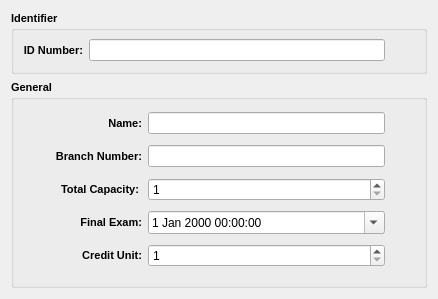
<?xml version="1.0" encoding="UTF-8"?>
<ui version="4.0">
 <class>LessonEdit</class>
 <widget class="QWidget" name="LessonEdit">
  <property name="geometry">
   <rect>
    <x>0</x>
    <y>0</y>
    <width>438</width>
    <height>299</height>
   </rect>
  </property>
  <property name="font">
   <font>
    <pointsize>8</pointsize>
   </font>
  </property>
  <property name="windowTitle">
   <string>Form</string>
  </property>
  <layout class="QVBoxLayout" name="mainLayout">
   <item>
    <widget class="QGroupBox" name="identifierLayout">
     <property name="font">
      <font>
       <pointsize>8</pointsize>
       <bold>true</bold>
      </font>
     </property>
     <property name="title">
      <string>Identifier</string>
     </property>
     <layout class="QGridLayout" name="gridLayout_2">
      <item row="0" column="0">
       <widget class="QLabel" name="identifierLabel">
        <property name="text">
         <string>ID Number:</string>
        </property>
        <property name="alignment">
         <set>Qt::AlignmentFlag::AlignRight|Qt::AlignmentFlag::AlignTrailing|Qt::AlignmentFlag::AlignVCenter</set>
        </property>
        <property name="buddy">
         <cstring>identifierEdit</cstring>
        </property>
       </widget>
      </item>
      <item row="0" column="1">
       <widget class="QLineEdit" name="identifierEdit">
        <property name="font">
         <font>
          <pointsize>9</pointsize>
          <bold>false</bold>
         </font>
        </property>
       </widget>
      </item>
      <item row="0" column="2">
       <widget class="QToolButton" name="identifierResetButton">
        <property name="toolTip">
         <string>Reset ID Number</string>
        </property>
        <property name="text">
         <string/>
        </property>
        <property name="icon">
         <iconset resource="../../../resources/main.qrc">
          <normaloff>:/root/dialogs/reset.ico</normaloff>:/root/dialogs/reset.ico</iconset>
        </property>
        <property name="autoRaise">
         <bool>true</bool>
        </property>
       </widget>
      </item>
     </layout>
    </widget>
   </item>
   <item>
    <widget class="QGroupBox" name="generalLayout">
     <property name="sizePolicy">
      <sizepolicy hsizetype="MinimumExpanding" vsizetype="MinimumExpanding">
       <horstretch>0</horstretch>
       <verstretch>0</verstretch>
      </sizepolicy>
     </property>
     <property name="font">
      <font>
       <pointsize>8</pointsize>
       <bold>true</bold>
      </font>
     </property>
     <property name="title">
      <string>General</string>
     </property>
     <layout class="QGridLayout" name="gridLayout">
      <item row="3" column="0">
       <widget class="QLabel" name="finalExamLabel">
        <property name="text">
         <string>Final Exam:</string>
        </property>
        <property name="alignment">
         <set>Qt::AlignmentFlag::AlignRight|Qt::AlignmentFlag::AlignTrailing|Qt::AlignmentFlag::AlignVCenter</set>
        </property>
        <property name="buddy">
         <cstring>finalExamEdit</cstring>
        </property>
       </widget>
      </item>
      <item row="4" column="0">
       <widget class="QLabel" name="creditUnitLabel">
        <property name="text">
         <string>Credit Unit:</string>
        </property>
        <property name="alignment">
         <set>Qt::AlignmentFlag::AlignRight|Qt::AlignmentFlag::AlignTrailing|Qt::AlignmentFlag::AlignVCenter</set>
        </property>
        <property name="buddy">
         <cstring>creditUnitEdit</cstring>
        </property>
       </widget>
      </item>
      <item row="0" column="3" colspan="2">
       <widget class="QLineEdit" name="nameEdit">
        <property name="font">
         <font>
          <pointsize>9</pointsize>
          <bold>false</bold>
         </font>
        </property>
       </widget>
      </item>
      <item row="3" column="5">
       <widget class="QToolButton" name="finalExamResetButton">
        <property name="toolTip">
         <string>Reset Final Exam</string>
        </property>
        <property name="text">
         <string/>
        </property>
        <property name="icon">
         <iconset resource="../../../resources/main.qrc">
          <normaloff>:/root/dialogs/reset.ico</normaloff>:/root/dialogs/reset.ico</iconset>
        </property>
        <property name="autoRaise">
         <bool>true</bool>
        </property>
       </widget>
      </item>
      <item row="0" column="5">
       <widget class="QToolButton" name="nameResetButton">
        <property name="toolTip">
         <string>Reset Name</string>
        </property>
        <property name="text">
         <string/>
        </property>
        <property name="icon">
         <iconset resource="../../../resources/main.qrc">
          <normaloff>:/root/dialogs/reset.ico</normaloff>:/root/dialogs/reset.ico</iconset>
        </property>
        <property name="autoRaise">
         <bool>true</bool>
        </property>
       </widget>
      </item>
      <item row="1" column="0">
       <widget class="QLabel" name="branchNumberLabel">
        <property name="text">
         <string>Branch Number:</string>
        </property>
        <property name="alignment">
         <set>Qt::AlignmentFlag::AlignRight|Qt::AlignmentFlag::AlignTrailing|Qt::AlignmentFlag::AlignVCenter</set>
        </property>
        <property name="buddy">
         <cstring>branchNumberEdit</cstring>
        </property>
       </widget>
      </item>
      <item row="1" column="3" colspan="2">
       <widget class="QLineEdit" name="branchNumberEdit">
        <property name="font">
         <font>
          <pointsize>9</pointsize>
          <bold>false</bold>
         </font>
        </property>
       </widget>
      </item>
      <item row="2" column="0">
       <widget class="QLabel" name="totalCapacityLabel">
        <property name="text">
         <string>Total Capacity: </string>
        </property>
        <property name="alignment">
         <set>Qt::AlignmentFlag::AlignRight|Qt::AlignmentFlag::AlignTrailing|Qt::AlignmentFlag::AlignVCenter</set>
        </property>
        <property name="buddy">
         <cstring>totalCapacityEdit</cstring>
        </property>
       </widget>
      </item>
      <item row="2" column="5">
       <widget class="QToolButton" name="totalCapacityResetButton">
        <property name="toolTip">
         <string>Reset Total Capacity</string>
        </property>
        <property name="text">
         <string/>
        </property>
        <property name="icon">
         <iconset resource="../../../resources/main.qrc">
          <normaloff>:/root/dialogs/reset.ico</normaloff>:/root/dialogs/reset.ico</iconset>
        </property>
        <property name="autoRaise">
         <bool>true</bool>
        </property>
       </widget>
      </item>
      <item row="4" column="5">
       <widget class="QToolButton" name="creditUnitResetButton">
        <property name="toolTip">
         <string>Reset Credit Unit</string>
        </property>
        <property name="text">
         <string/>
        </property>
        <property name="icon">
         <iconset resource="../../../resources/main.qrc">
          <normaloff>:/root/dialogs/reset.ico</normaloff>:/root/dialogs/reset.ico</iconset>
        </property>
        <property name="autoRaise">
         <bool>true</bool>
        </property>
       </widget>
      </item>
      <item row="4" column="3" colspan="2">
       <widget class="QSpinBox" name="creditUnitEdit">
        <property name="font">
         <font>
          <pointsize>9</pointsize>
          <bold>false</bold>
         </font>
        </property>
        <property name="minimum">
         <number>1</number>
        </property>
        <property name="maximum">
         <number>10</number>
        </property>
       </widget>
      </item>
      <item row="2" column="3" colspan="2">
       <widget class="QSpinBox" name="totalCapacityEdit">
        <property name="font">
         <font>
          <pointsize>9</pointsize>
          <bold>false</bold>
         </font>
        </property>
        <property name="minimum">
         <number>1</number>
        </property>
        <property name="maximum">
         <number>200</number>
        </property>
        <property name="singleStep">
         <number>1</number>
        </property>
       </widget>
      </item>
      <item row="1" column="5">
       <widget class="QToolButton" name="branchNumberResetButton">
        <property name="toolTip">
         <string>Reset Branch Number</string>
        </property>
        <property name="text">
         <string/>
        </property>
        <property name="icon">
         <iconset resource="../../../resources/main.qrc">
          <normaloff>:/root/dialogs/reset.ico</normaloff>:/root/dialogs/reset.ico</iconset>
        </property>
        <property name="autoRaise">
         <bool>true</bool>
        </property>
       </widget>
      </item>
      <item row="3" column="3" colspan="2">
       <widget class="QDateTimeEdit" name="finalExamEdit">
        <property name="font">
         <font>
          <pointsize>9</pointsize>
          <bold>false</bold>
         </font>
        </property>
        <property name="showGroupSeparator" stdset="0">
         <bool>false</bool>
        </property>
        <property name="calendarPopup">
         <bool>true</bool>
        </property>
       </widget>
      </item>
      <item row="0" column="0">
       <widget class="QLabel" name="nameLabel">
        <property name="text">
         <string>Name:</string>
        </property>
        <property name="alignment">
         <set>Qt::AlignmentFlag::AlignRight|Qt::AlignmentFlag::AlignTrailing|Qt::AlignmentFlag::AlignVCenter</set>
        </property>
        <property name="buddy">
         <cstring>nameEdit</cstring>
        </property>
       </widget>
      </item>
     </layout>
    </widget>
   </item>
  </layout>
 </widget>
 <tabstops>
  <tabstop>identifierEdit</tabstop>
  <tabstop>nameEdit</tabstop>
  <tabstop>branchNumberEdit</tabstop>
  <tabstop>totalCapacityEdit</tabstop>
  <tabstop>finalExamEdit</tabstop>
  <tabstop>creditUnitEdit</tabstop>
  <tabstop>identifierResetButton</tabstop>
  <tabstop>nameResetButton</tabstop>
  <tabstop>branchNumberResetButton</tabstop>
  <tabstop>totalCapacityResetButton</tabstop>
  <tabstop>finalExamResetButton</tabstop>
  <tabstop>creditUnitResetButton</tabstop>
 </tabstops>
 <resources>
  <include location="../../../resources/main.qrc"/>
 </resources>
 <connections>
  <connection>
   <sender>nameResetButton</sender>
   <signal>clicked()</signal>
   <receiver>LessonEdit</receiver>
   <slot>resetName()</slot>
   <hints>
    <hint type="sourcelabel">
     <x>404</x>
     <y>121</y>
    </hint>
    <hint type="destinationlabel">
     <x>427</x>
     <y>88</y>
    </hint>
   </hints>
  </connection>
  <connection>
   <sender>totalCapacityResetButton</sender>
   <signal>clicked()</signal>
   <receiver>LessonEdit</receiver>
   <slot>resetTotalCapacity()</slot>
   <hints>
    <hint type="sourcelabel">
     <x>404</x>
     <y>201</y>
    </hint>
    <hint type="destinationlabel">
     <x>427</x>
     <y>172</y>
    </hint>
   </hints>
  </connection>
  <connection>
   <sender>finalExamResetButton</sender>
   <signal>clicked()</signal>
   <receiver>LessonEdit</receiver>
   <slot>resetFinalExam()</slot>
   <hints>
    <hint type="sourcelabel">
     <x>404</x>
     <y>238</y>
    </hint>
    <hint type="destinationlabel">
     <x>427</x>
     <y>244</y>
    </hint>
   </hints>
  </connection>
  <connection>
   <sender>creditUnitResetButton</sender>
   <signal>clicked()</signal>
   <receiver>LessonEdit</receiver>
   <slot>resetCreditUnit()</slot>
   <hints>
    <hint type="sourcelabel">
     <x>404</x>
     <y>274</y>
    </hint>
    <hint type="destinationlabel">
     <x>427</x>
     <y>282</y>
    </hint>
   </hints>
  </connection>
  <connection>
   <sender>branchNumberResetButton</sender>
   <signal>clicked()</signal>
   <receiver>LessonEdit</receiver>
   <slot>resetBranchNumber()</slot>
   <hints>
    <hint type="sourcelabel">
     <x>404</x>
     <y>162</y>
    </hint>
    <hint type="destinationlabel">
     <x>427</x>
     <y>78</y>
    </hint>
   </hints>
  </connection>
  <connection>
   <sender>identifierResetButton</sender>
   <signal>clicked()</signal>
   <receiver>LessonEdit</receiver>
   <slot>resetIdentifier()</slot>
   <hints>
    <hint type="sourcelabel">
     <x>404</x>
     <y>48</y>
    </hint>
    <hint type="destinationlabel">
     <x>427</x>
     <y>8</y>
    </hint>
   </hints>
  </connection>
 </connections>
 <slots>
  <slot>resetName()</slot>
  <slot>resetTotalCapacity()</slot>
  <slot>resetFinalExam()</slot>
  <slot>resetCreditUnit()</slot>
  <slot>resetBranchNumber()</slot>
  <slot>resetIdentifier()</slot>
 </slots>
</ui>
